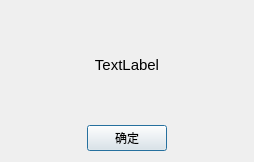
<?xml version="1.0" encoding="UTF-8"?>
<ui version="4.0">
 <class>AutoCloseDialog</class>
 <widget class="QDialog" name="AutoCloseDialog">
  <property name="geometry">
   <rect>
    <x>0</x>
    <y>0</y>
    <width>254</width>
    <height>162</height>
   </rect>
  </property>
  <property name="windowTitle">
   <string>Dialog</string>
  </property>
  <layout class="QGridLayout" name="gridLayout">
   <item row="0" column="1">
    <widget class="QLabel" name="label">
     <property name="font">
      <font>
       <pointsize>11</pointsize>
      </font>
     </property>
     <property name="text">
      <string>TextLabel</string>
     </property>
     <property name="alignment">
      <set>Qt::AlignCenter</set>
     </property>
    </widget>
   </item>
   <item row="1" column="0">
    <spacer name="horizontalSpacer">
     <property name="orientation">
      <enum>Qt::Horizontal</enum>
     </property>
     <property name="sizeHint" stdset="0">
      <size>
       <width>60</width>
       <height>20</height>
      </size>
     </property>
    </spacer>
   </item>
   <item row="1" column="1">
    <widget class="QPushButton" name="pushButton">
     <property name="text">
      <string>确定</string>
     </property>
    </widget>
   </item>
   <item row="1" column="2">
    <spacer name="horizontalSpacer_2">
     <property name="orientation">
      <enum>Qt::Horizontal</enum>
     </property>
     <property name="sizeHint" stdset="0">
      <size>
       <width>60</width>
       <height>20</height>
      </size>
     </property>
    </spacer>
   </item>
  </layout>
 </widget>
 <resources/>
 <connections/>
</ui>
